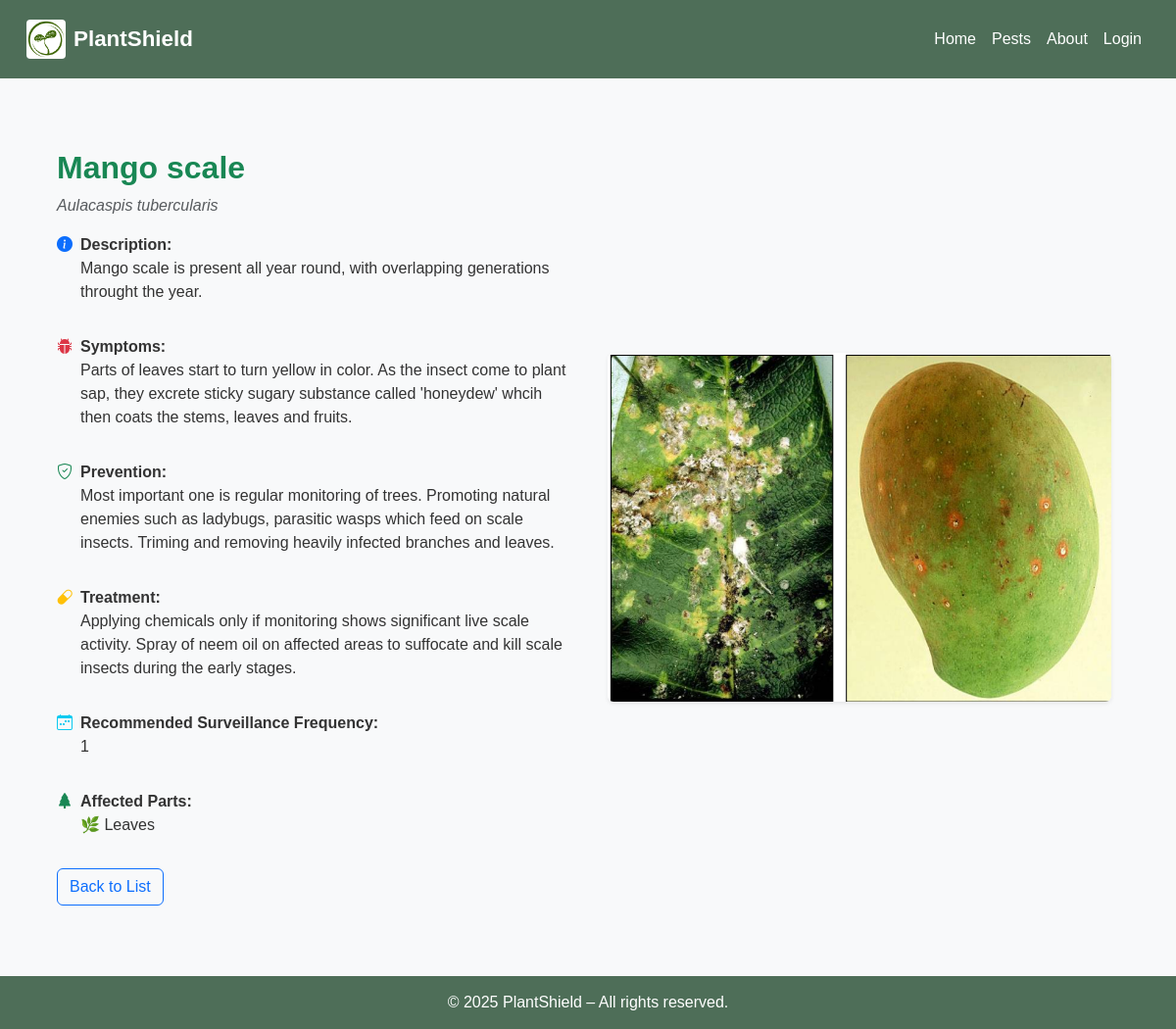
The page /pests/3/ on the database its author committed.
### pest_web/models.py (models this page shows, shortened)
class PestDisease(models.Model):
    identifier = models.IntegerField(
        null=False,
        blank=False,
        unique=True,
        default=1,
    )
    name = models.CharField(max_length=100)
    scientific_name = models.CharField(max_length=100)
    description = models.TextField(blank=True)
    image_url = models.CharField(blank=True, max_length=250)
    image_reference = models.TextField(blank=True)
    symptoms = models.TextField()
    prevention = models.TextField()
    treatment = models.TextField()
    affected_parts = models.ManyToManyField(PlantPart)  # Changed to ManyToMany as a pest can affect multiple parts
    recommended_frequency = models.CharField(max_length=100)
    plant_type = models.ForeignKey(PlantType, on_delete=models.SET_NULL, null=True, blank=True) # Using CharField for now, can be ForeignKey if you create PlantType model

class PlantPart(models.Model):
    name = models.CharField(max_length=100)
    description = models.TextField(blank=True)

### pest_web/views.py (the view)
# urls.py: re_path(r'^pests/(?P<pk>\d+)/s*$', PestDiseaseDetailView.as_view(), name='pest_detail'),
class PestDiseaseDetailView(DetailView):
    model = PestDisease
    template_name = 'pests/details.html'
    context_object_name = 'pest'

### pest_web/templates/pests/details.html (shortened to what this page needs)
{% extends "pests/base.html" %}
{% load static %}
{% block content %}
<section class="container my-5 pest-detail">
  <div class="row g-4 align-items-center">
    <div class="col-md-6">
      <h2 class="text-success fw-bold">{{ pest.name }}</h2>
      <p class="text-muted fst-italic">{{ pest.scientific_name }}</p>
      <div class="mb-3 d-flex align-items-start">
        <span class="me-2"><i class="bi bi-info-circle-fill text-primary"></i></span>
        <div>
          <strong>Description:</strong>
          <p>{{ pest.description }}</p>
        </div>
      </div>
      <div class="mb-3 d-flex align-items-start">
        <span class="me-2"><i class="bi bi-bug-fill text-danger"></i></span>
        <div>
          <strong>Symptoms:</strong>
          <p>{{ pest.symptoms }}</p>
        </div>
      </div>
      <div class="mb-3 d-flex align-items-start">
        <span class="me-2"><i class="bi bi-shield-check text-success"></i></span>
        <div>
          <strong>Prevention:</strong>
          <p>{{ pest.prevention }}</p>
        </div>
      </div>
      <div class="mb-3 d-flex align-items-start">
        <span class="me-2"><i class="bi bi-capsule text-warning"></i></span>
        <div>
          <strong>Treatment:</strong>
          <p>{{ pest.treatment }}</p>
        </div>
      </div>
      <div class="mb-3 d-flex align-items-start">
        <span class="me-2"><i class="bi bi-calendar-week text-info"></i></span>
        <div>
          <strong>Recommended Surveillance Frequency:</strong>
          <p>{{ pest.recommended_frequency }}</p>
        </div>
      </div>
      <div class="mb-3 d-flex align-items-start">
        <span class="me-2"><i class="bi bi-tree-fill text-success"></i></span>
        <div>
          <strong>Affected Parts:</strong>
          <ul class="list-unstyled mb-0">
            {% for part in pest.affected_parts.all %}
              <li>🌿 {{ part.name }}</li>
            {% endfor %}
          </ul>
        </div>
      </div>
      <a href="{% url 'pest_list' %}" class="btn btn-outline-primary mt-3">Back to List</a>
    </div>
    <div class="col-md-6 text-center">
      {% if pest.image_url %}
  <img src="{% static pest.image_url %}" alt="{{ pest.name }}" class="img-fluid rounded shadow-sm">
{% else %}
  <img src="{% static 'images/placeholder.png' %}" alt="No image" class="img-fluid rounded shadow-sm">
{% endif %}
    </div>
  </div>
</section>
{% endblock %}

### pest_web/static/css/style.css (style rules this page uses)
* { margin: 0; padding: 0; box-sizing: border-box; }
body { font-family: Arial, sans-serif; background-color: #f8f9fa; color: #333; }

### rows shown on the page
PestDisease: name "Mango scale", scientific_name "Aulacaspis tubercularis", description "Mango scale is present all year round, with overlapping generations throught the year.", symptoms "Parts of leaves start to turn yellow in color. As the insect come to plant sap, they excrete sticky sugary substance called 'honeydew' whcih then coats the stems, leaves and fruits.", prevention "Most important one is regular monitoring of trees. Promoting natural enemies such as ladybugs, parasitic wasps which feed on scale insects. Triming and removing heavily infected branches and leaves.", treatment "Applying chemicals only if monitoring shows significant live scale activity. Spray of neem oil on affected areas to suffocate and kill scale insects during the early stages.", recommended_frequency "1", image_url (picture)
PlantPart: name "Leaves"
